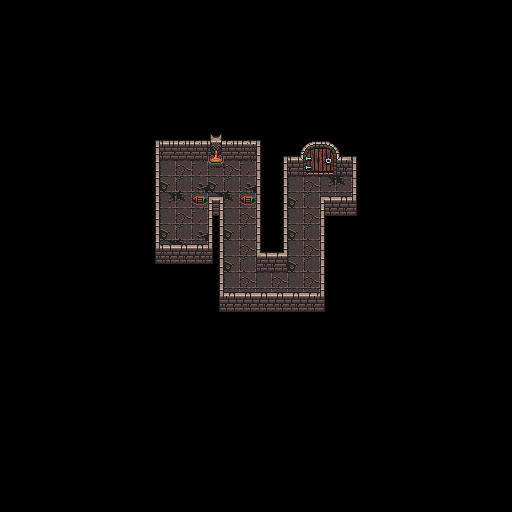

This is a level from a 2D game, rendered from its Tiled map with the project's own tilesets. A one-line summary and the map file follow, with tile-layer data summarised:
An orthogonal 64x64 tile map with 8x8 px tiles, 2 tile layers (Untergrund, Fordergrund).

<map version="1.9" tiledversion="1.9.0" orientation="orthogonal" renderorder="right-down" width="64" height="64" tilewidth="8" tileheight="8" infinite="0" nextlayerid="3" nextobjectid="1">
 <tileset firstgid="1" source="../tilesets/dungeon.tsx" />
 <layer id="1" name="Untergrund" width="64" height="64" locked="1">
  <data>[4096 cells, 418 non-empty, 113 distinct tile ids]</data>
 </layer>
 <layer id="2" name="Fordergrund" width="64" height="64" locked="1">
  <data>[4096 cells, 224 non-empty, 29 distinct tile ids]</data>
 </layer>
</map>
